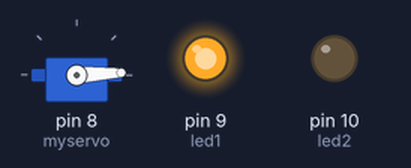
Recording of a sketch running on a simulated Arduino Uno, built with avr-gcc and run on an emulated ATmega328P. On the bench: servo, output pins drawn as LEDs (lit = HIGH).

Above: at 0.05 s.
At 0.65 s:
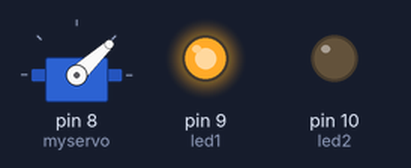
At 1.3 s:
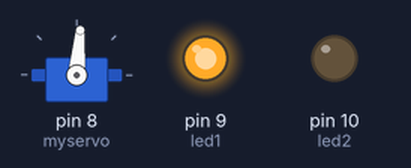
At 2.6 s:
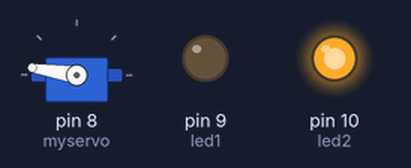
At 3.9 s:
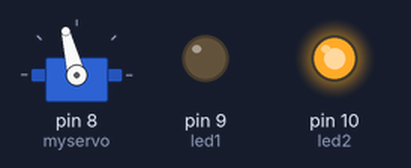
At 5.2 s:
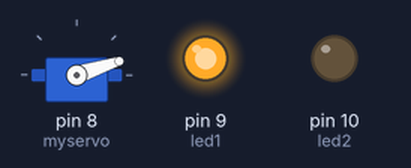
Timing chart, 0 to 7.1 s (numbered marks = the images above):
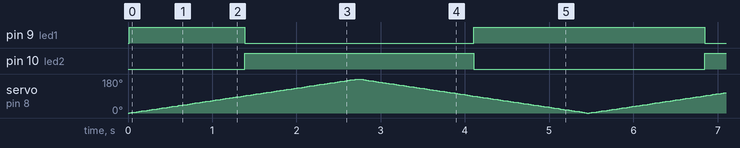

Measured:
- by itself, pin 9 (led1): repeats every 5.5 s: LOW 2.7 s, HIGH 2.7 s
- by itself, pin 10 (led2): alternates HIGH for 2.7 s and LOW for 2.7 s

The sketch:

servo_led_control.ino
```cpp
#include <Servo.h>

Servo myservo;  // create servo object to control a servo
int led1 = 9;   // LED 1 connected to digital pin 9
int led2 = 10;  // LED 2 connected to digital pin 10
int pos = 0;    // variable to store the servo position

void setup() {
  myservo.attach(8);  // attaches the servo on pin 8 to the servo object
  pinMode(led1, OUTPUT);  // sets the LED 1 pin as output
  pinMode(led2, OUTPUT);  // sets the LED 2 pin as output
}

void loop() {
  for (pos = 0; pos <= 180; pos += 1) { // goes from 0 degrees to 180 degrees
    myservo.write(pos);  // tell servo to go to position in variable 'pos'
    delay(15);           // waits 15ms for the servo to reach the position
    if (pos <= 90) {
      digitalWrite(led1, HIGH);  // turn LED 1 on
      digitalWrite(led2, LOW);   // turn LED 2 off
    } else {
      digitalWrite(led1, LOW);   // turn LED 1 off
      digitalWrite(led2, HIGH);  // turn LED 2 on
    }
  }
  for (pos = 180; pos >= 0; pos -= 1) { // goes from 180 degrees to 0 degrees
    myservo.write(pos);  // tell servo to go to position in variable 'pos'
    delay(15);           // waits 15ms for the servo to reach the position
    if (pos <= 90) {
      digitalWrite(led1, HIGH);  // turn LED 1 on
      digitalWrite(led2, LOW);   // turn LED 2 off
    } else {
      digitalWrite(led1, LOW);   // turn LED 1 off
      digitalWrite(led2, HIGH);  // turn LED 2 on
    }
  }
}
```
